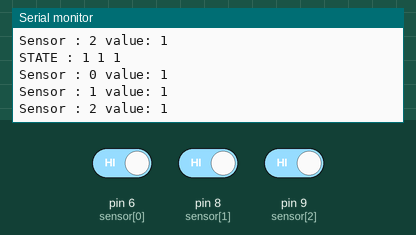
Bench run of a sketch on a simulated Arduino Uno, built with avr-gcc and run on an emulated ATmega328P. Parts: the last lines printed to the serial monitor. The test bench sets the inputs (shaded band); at power-on: pin 6 (sensor[0]) HIGH, pin 9 (sensor[2]) HIGH, pin 8 (sensor[1]) HIGH. WiFi joins after 1.5 s; servers stay silent unless stated.

Above: at 3.7 s.
3.8 s: pin 6 (sensor[0]) driven LOW
At 4.12 s:
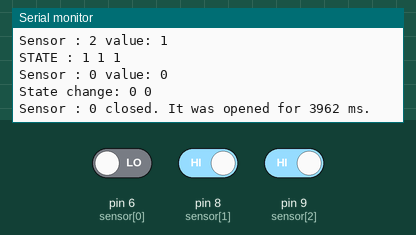
5.4 s: pin 9 (sensor[2]) driven LOW
At 5.55 s:
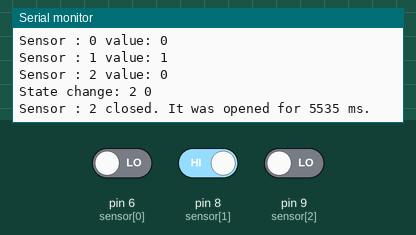
8.4 s: pin 6 (sensor[0]) driven HIGH
At 8.73 s:
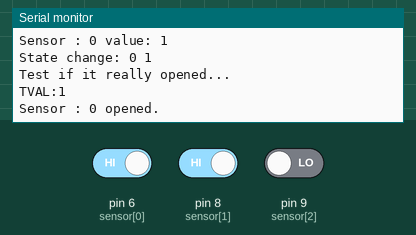
10.0 s: pin 9 (sensor[2]) driven HIGH
13.0 s: pin 6 (sensor[0]) driven LOW
At 13.34 s:
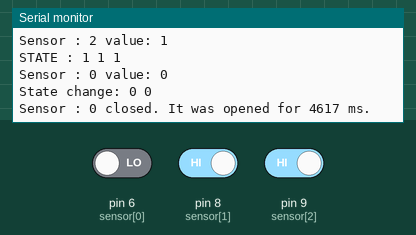
16.0 s: pin 9 (sensor[2]) driven LOW
At 16.25 s:
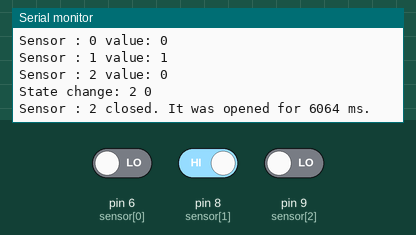
Timing chart, 0 to 19.0 s (numbered marks = the images above; inputs shaded):
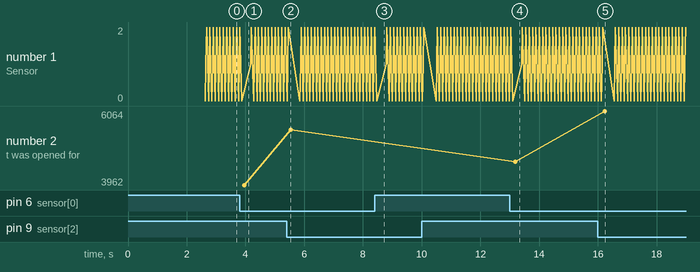

The sketch:

doorsensor.ino
```cpp
/*
  Door Sensor
  Author: Kevin Watters
*/

#include <SPI.h>
#include <Ethernet.h>
#include <EthernetUdp.h>
// #include <WiFi.h>

// char ssid[] = "wifishield"; //  your network SSID (name)
// char pass[] = "secretPassword";    // your network password (use for WPA, or use as key for WEP)
// int keyIndex = 0;            // your network key Index number (needed only for WEP)

// int status = WL_IDLE_STATUS;
// if you don't want to use DNS (and reduce your sketch size)
// use the numeric IP instead of the name for the server:
IPAddress server(10,0,0,192);  // numeric IP for Google (no DNS)
//char server[] = "www.google.com";    // name address for Google (using DNS)

IPAddress timeServer(132, 163, 4, 101); // time-a.timefreq.bldrdoc.gov NTP server
const int NTP_PACKET_SIZE= 48; // NTP time stamp is in the first 48 bytes of the message
byte packetBuffer[ NTP_PACKET_SIZE]; //buffer to hold incoming and outgoing packets

// A UDP instance to let us send and receive packets over UDP
EthernetUDP Udp;

unsigned int localPort = 8888;      // local port to listen for UDP packets


// Initialize the Ethernet client library
// with the IP address and port of the server
// that you want to connect to (port 80 is default for HTTP):
EthernetClient client;

byte mac[] = { 0x90, 0xA2, 0xDA, 0x0D, 0xD6, 0x3F };

// door sensor stuff.
// pins 5, 6, 8 and 9 work..
int sensor[] = {6,8,9};
int state[] = {0,0,0};
unsigned long openTimestamp[] = {0,0,0};
int numSensors = 3;

int led = 11;
int time_threshold = 100;
int val = 0;
int time = 0;
int isOpen = false;
// unsigned long openTime = 0;

void setup() {

  initBoard();
  initNetwork();
  initSensors();

}

void initBoard() {
    //Initialize serial and wait for port to open:
  Serial.begin(9600);
  while (!Serial) {
    ; // wait for serial port to connect. Needed for Leonardo only
  }
  Serial.println("Serial Port Connected.");
  // check for the presence of the shield:

}

void initNetwork() {
  // attempt to connect to Wifi network:
  if (Ethernet.begin(mac) == 0) {
    Serial.println("Failed to configure Ethernet using DHCP.");
    // no point in carrying on, so do nothing forevermore:
    // while(true);
  } else {
    Serial.println("Connected to ethernet");
    printEthernetStatus();
    updateClockViaNTP(server);
  }
}

void initSensors() {
    for (int i = 0 ; i < numSensors; i++ ) {
      pinMode(sensor[i],INPUT_PULLUP);
      state[i] = digitalRead(sensor[i]);
    }
}

void loop() {
  int newVal = 0;
  Serial.print("STATE : ");
  Serial.print(state[0]);
  Serial.print(" ");
  Serial.print(state[1]);
  Serial.print(" ");
  Serial.println(state[1]);

  for (int i = 0 ; i < numSensors; i++) {
    newVal = digitalRead(sensor[i]);
    Serial.print("Sensor : ");
    Serial.print(i);
    Serial.print(" value: ");
    Serial.println(newVal);
    if (state[i] != newVal) {
      Serial.print("State change: " );
      Serial.print(i);
      Serial.print(" ");
      Serial.println(newVal);
      // a state changed.
      if (newVal == 1) {
        // did it really open?
        Serial.println("Test if it really opened...");
        delay(time_threshold);
        int tval = digitalRead(sensor[i]);
        Serial.print("TVAL:");
        Serial.println(tval);
        if (newVal == tval) {
          // it was a blip.. it didn't stay in this state for more than 100 ms..
          Serial.print("Sensor : ");
          Serial.print(i);
          Serial.println(" opened.");
          openTimestamp[i] = millis();
          alertIO(i, "opened", 0);
        } else {
          Serial.println("Not properly detected...");
        }

      } else {
        delay(time_threshold);
        if (newVal == digitalRead(sensor[i])) {
          // it was a blip.. it didn't stay in this state for more than 100 ms..
          unsigned long delta = millis() - openTimestamp[i];
          Serial.print("Sensor : ");
          Serial.print(i);
          Serial.print(" closed. It was opened for ");
          Serial.print(delta);
          Serial.println(" ms.");
          alertIO(i,"closed", delta);
        }
      }
    }
    state[i] = newVal;
  }
  // just to keep power consumption down?
  delay(100);
}
  /*
  val = digitalRead(sensor[0]);
  // while closed the value is low (the arduino has pins as pullup inputs.
  while(val == LOW){
    val = digitalRead(sensor[0]);
    if (!val) {
      if (isOpen) {
        unsigned long delta = millis() - openTime;
        Serial.print("Door just closed : ");
        Serial.println(delta);
        alertIO(1,"closed", delta);
      }
      isOpen = false;
    }
  }

  time = 0;
  while((val == HIGH)&&(time < time_threshold)){
    time = time + 100;
    val = digitalRead(sensor[0]);
    delay(100);
    digitalWrite(led,LOW);
    // Serial.print("Waiting for threshold: ");
    // Serial.println(val);
  }

  if (time >= time_threshold){
    if (!isOpen) {
      isOpen = true;
      digitalWrite(led,LOW);
      openTime = millis();
      Serial.print("Alerting IO - opened  millis: ");
      Serial.println(openTime);
      alertIO(1, "opened", 0);
    } else {
      // Serial.println("Was already alerted... skipping alert. door still open.");
    }
  }
}
  */


void printEthernetStatus() {
  // print the SSID of the network you're attached to:
  //Serial.print("SSID: ");
  //Serial.println(WiFi.SSID());
  // print your WiFi shield's IP address:
  IPAddress ip = Ethernet.localIP();
  Serial.print("IP Address: ");
  Serial.println(ip);
  // print the received signal strength:
  //long rssi = WiFi.RSSI();
  //Serial.print("signal strength (RSSI):");
  //Serial.print(rssi);
  //Serial.println(" dBm");
}

void alertIO(int id, char* action, unsigned long time) {
  if (client.connect(server, 80)) {
    // Serial.println("connected to server");
    // Make a HTTP request:
    client.print("GET /alert.php?id=");
    client.print(id);
    client.print("&action=");
    client.print(action);
    client.print("&time=");
    client.print(time);
    client.println(" HTTP/1.1");
    client.println("Host: phobos");
    client.println("Connection: close");
    client.println();
    client.flush();
    client.stop();
    Serial.println("Alerted IO.");
  } else {
    Serial.println("Error alerting IO.");
  }
  // delay(5000);
}


// send an NTP request to the time server at the given address
unsigned long updateClockViaNTP(IPAddress& address)
{
  Serial.println("Updating clock..");
  // set all bytes in the buffer to 0

  Udp.begin(localPort);

  memset(packetBuffer, 0, NTP_PACKET_SIZE);
  // Initialize values needed to form NTP request
  // (see URL above for details on the packets)
  packetBuffer[0] = 0b11100011;   // LI, Version, Mode
  packetBuffer[1] = 0;     // Stratum, or type of clock
  packetBuffer[2] = 6;     // Polling Interval
  packetBuffer[3] = 0xEC;  // Peer Clock Precision
  // 8 bytes of zero for Root Delay & Root Dispersion
  packetBuffer[12]  = 49;
  packetBuffer[13]  = 0x4E;
  packetBuffer[14]  = 49;
  packetBuffer[15]  = 52;

  // all NTP fields have been given values, now
  // you can send a packet requesting a timestamp:
  Udp.beginPacket(address, 123); //NTP requests are to port 123
  Udp.write(packetBuffer,NTP_PACKET_SIZE);
  Udp.endPacket();

  Serial.println("done with packet");
  // wait for the response
  // todo. this is lame.need this to be more async..
  delay(1000);

    if ( Udp.parsePacket() ) {
    // We've received a packet, read the data from it
    Udp.read(packetBuffer,NTP_PACKET_SIZE);  // read the packet into the buffer

    //the timestamp starts at byte 40 of the received packet and is four bytes,
    // or two words, long. First, esxtract the two words:

    unsigned long highWord = word(packetBuffer[40], packetBuffer[41]);
    unsigned long lowWord = word(packetBuffer[42], packetBuffer[43]);
    // combine the four bytes (two words) into a long integer
    // this is NTP time (seconds since Jan 1 1900):
    unsigned long secsSince1900 = highWord << 16 | lowWord;
    Serial.print("Seconds since Jan 1 1900 = " );
    Serial.println(secsSince1900);

    // now convert NTP time into everyday time:
    Serial.print("Unix time = ");
    // Unix time starts on Jan 1 1970. In seconds, that's 2208988800:
    const unsigned long seventyYears = 2208988800UL;
    // subtract seventy years:
    unsigned long epoch = secsSince1900 - seventyYears;
    // print Unix time:
    Serial.println(epoch);


    // print the hour, minute and second:
    Serial.print("The UTC time is ");       // UTC is the time at Greenwich Meridian (GMT)
    Serial.print((epoch  % 86400L) / 3600); // print the hour (86400 equals secs per day)
    Serial.print(':');
    if ( ((epoch % 3600) / 60) < 10 ) {
      // In the first 10 minutes of each hour, we'll want a leading '0'
      Serial.print('0');
    }
    Serial.print((epoch  % 3600) / 60); // print the minute (3600 equals secs per minute)
    Serial.print(':');
    if ( (epoch % 60) < 10 ) {
      // In the first 10 seconds of each minute, we'll want a leading '0'
      Serial.print('0');
    }
    Serial.println(epoch %60); // print the second
  }

}
```

Measured:
- after the input at 3.8 s, the serial monitor: prints a new line after 0.08 s (image 1)
- after the input at 5.4 s, the serial monitor: prints a new line after 0.06 s (image 2)
- after the input at 8.4 s, the serial monitor: prints a new line after 0.07 s (image 3)
- after the input at 13.0 s, the serial monitor: prints a new line after 0.10 s (image 4)
- after the input at 16.0 s, the serial monitor: prints a new line after 0.16 s (image 5)
- plotted number 2: 3962 → 5535 after the input at 5.4 s, 5535 → 4617 after the input at 13.0 s, 4617 → 6064 after the input at 16.0 s
